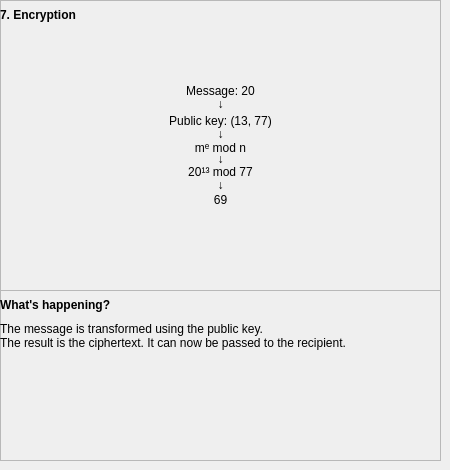
        <widget class="QWidget" name="pg_ersapg7">
         <widget class="QFrame" name="fr_ersamn7">
          <property name="geometry">
           <rect>
            <x>0</x>
            <y>0</y>
            <width>441</width>
            <height>291</height>
           </rect>
          </property>
          <property name="frameShape">
           <enum>QFrame::StyledPanel</enum>
          </property>
          <property name="frameShadow">
           <enum>QFrame::Raised</enum>
          </property>
          <widget class="QLabel" name="lbl_ersamn7_enc">
           <property name="geometry">
            <rect>
             <x>0</x>
             <y>0</y>
             <width>221</width>
             <height>31</height>
            </rect>
           </property>
           <property name="text">
            <string>&lt;html&gt;&lt;head/&gt;&lt;body&gt;&lt;p&gt;&lt;span style=&quot; font-size:9pt; font-weight:600;&quot;&gt;7. Encryption&lt;/span&gt;&lt;/p&gt;&lt;/body&gt;&lt;/html&gt;</string>
           </property>
           <property name="alignment">
            <set>Qt::AlignLeading|Qt::AlignLeft|Qt::AlignVCenter</set>
           </property>
          </widget>
          <widget class="QLabel" name="lbl_ersamn7_ms">
           <property name="geometry">
            <rect>
             <x>140</x>
             <y>80</y>
             <width>161</width>
             <height>21</height>
            </rect>
           </property>
           <property name="text">
            <string>Message: 20</string>
           </property>
           <property name="alignment">
            <set>Qt::AlignCenter</set>
           </property>
          </widget>
          <widget class="QLabel" name="lbl_ersamn7_ar1">
           <property name="geometry">
            <rect>
             <x>140</x>
             <y>96</y>
             <width>161</width>
             <height>16</height>
            </rect>
           </property>
           <property name="text">
            <string>↓</string>
           </property>
           <property name="alignment">
            <set>Qt::AlignCenter</set>
           </property>
          </widget>
          <widget class="QLabel" name="lbl_ersamn7_pbk">
           <property name="geometry">
            <rect>
             <x>140</x>
             <y>110</y>
             <width>161</width>
             <height>21</height>
            </rect>
           </property>
           <property name="text">
            <string>Public key: (13, 77)</string>
           </property>
           <property name="alignment">
            <set>Qt::AlignCenter</set>
           </property>
          </widget>
          <widget class="QLabel" name="lbl_ersamn7_ar2">
           <property name="geometry">
            <rect>
             <x>140</x>
             <y>126</y>
             <width>161</width>
             <height>16</height>
            </rect>
           </property>
           <property name="text">
            <string>↓</string>
           </property>
           <property name="alignment">
            <set>Qt::AlignCenter</set>
           </property>
          </widget>
          <widget class="QLabel" name="lbl_ersamn7_calc">
           <property name="geometry">
            <rect>
             <x>140</x>
             <y>164</y>
             <width>161</width>
             <height>16</height>
            </rect>
           </property>
           <property name="text">
            <string>20¹³ mod 77</string>
           </property>
           <property name="alignment">
            <set>Qt::AlignCenter</set>
           </property>
          </widget>
          <widget class="QLabel" name="lbl_ersamn7_ar4">
           <property name="geometry">
            <rect>
             <x>140</x>
             <y>177</y>
             <width>161</width>
             <height>16</height>
            </rect>
           </property>
           <property name="text">
            <string>↓</string>
           </property>
           <property name="alignment">
            <set>Qt::AlignCenter</set>
           </property>
          </widget>
          <widget class="QLabel" name="lbl_ersamn7_cip">
           <property name="geometry">
            <rect>
             <x>140</x>
             <y>190</y>
             <width>161</width>
             <height>20</height>
            </rect>
           </property>
           <property name="text">
            <string>69</string>
           </property>
           <property name="alignment">
            <set>Qt::AlignCenter</set>
           </property>
          </widget>
          <widget class="QLabel" name="lbl_ersamn7_let">
           <property name="geometry">
            <rect>
             <x>140</x>
             <y>138</y>
             <width>161</width>
             <height>20</height>
            </rect>
           </property>
           <property name="text">
            <string>mᵉ mod n</string>
           </property>
           <property name="alignment">
            <set>Qt::AlignCenter</set>
           </property>
          </widget>
          <widget class="QLabel" name="lbl_ersamn7_ar3">
           <property name="geometry">
            <rect>
             <x>140</x>
             <y>151</y>
             <width>161</width>
             <height>16</height>
            </rect>
           </property>
           <property name="text">
            <string>↓</string>
           </property>
           <property name="alignment">
            <set>Qt::AlignCenter</set>
           </property>
          </widget>
         </widget>
         <widget class="QFrame" name="fr_ersawh7">
          <property name="geometry">
           <rect>
            <x>0</x>
            <y>290</y>
            <width>441</width>
            <height>171</height>
           </rect>
          </property>
          <property name="frameShape">
           <enum>QFrame::StyledPanel</enum>
          </property>
          <property name="frameShadow">
           <enum>QFrame::Raised</enum>
          </property>
          <widget class="QLabel" name="lbl_ersawh7_ex">
           <property name="geometry">
            <rect>
             <x>0</x>
             <y>30</y>
             <width>441</width>
             <height>31</height>
            </rect>
           </property>
           <property name="text">
            <string>The message is transformed using the public key. 
The result is the ciphertext. It can now be passed to the recipient.</string>
           </property>
          </widget>
          <widget class="QLabel" name="lbl_ersawh7_wh">
           <property name="geometry">
            <rect>
             <x>0</x>
             <y>0</y>
             <width>211</width>
             <height>31</height>
            </rect>
           </property>
           <property name="text">
            <string>&lt;html&gt;&lt;head/&gt;&lt;body&gt;&lt;p&gt;&lt;span style=&quot; font-size:9pt; font-weight:600;&quot;&gt;What's happening?&lt;/span&gt;&lt;/p&gt;&lt;/body&gt;&lt;/html&gt;</string>
           </property>
           <property name="alignment">
            <set>Qt::AlignLeading|Qt::AlignLeft|Qt::AlignVCenter</set>
           </property>
          </widget>
         </widget>
        </widget>
